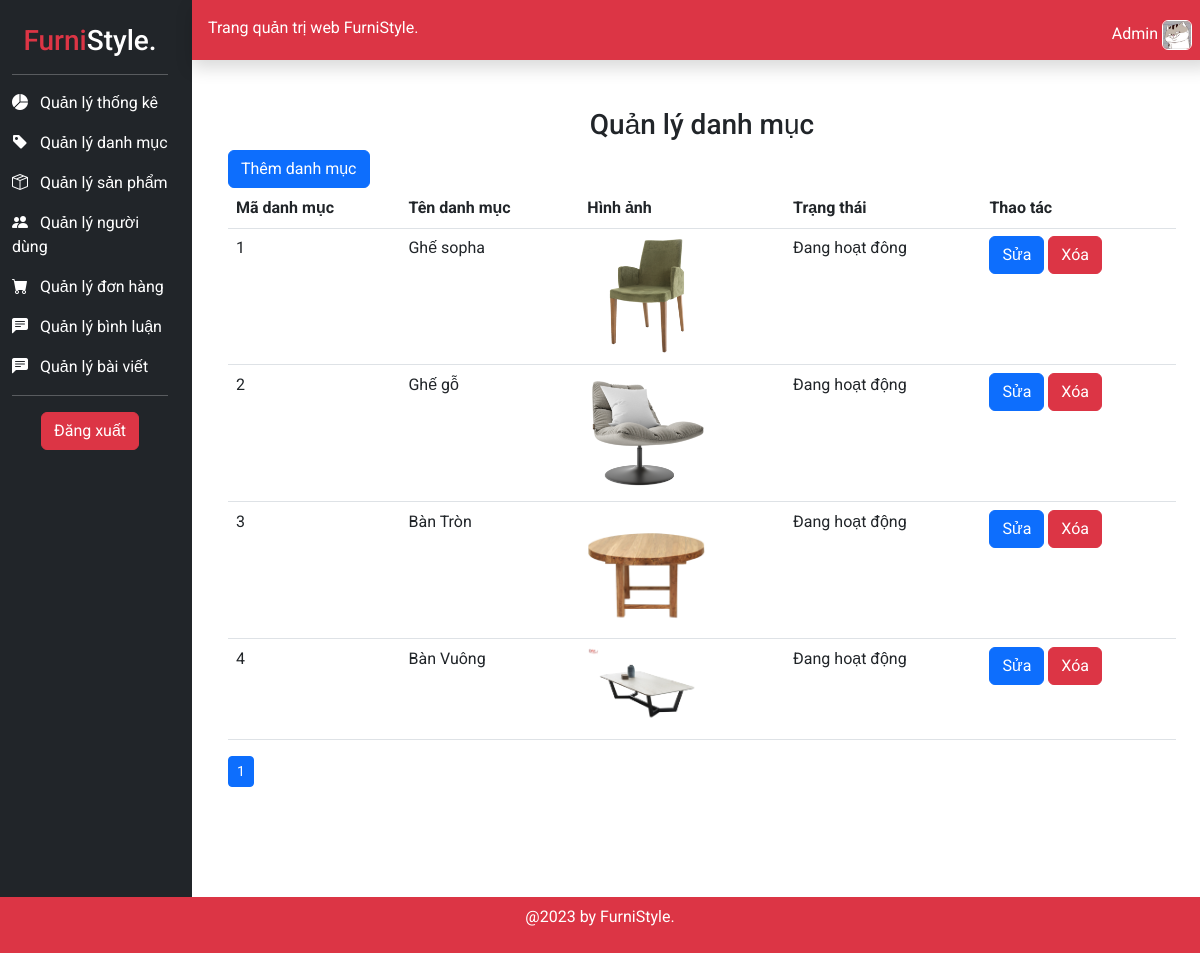
The app's page /admin/index.php?mod=category&act=list with its own data.
### tables this page shows
CREATE TABLE `danhmuc` (
  `id` int(11) NOT NULL,
  `tendanhmuc` varchar(50) NOT NULL,
  `hinhanh` varchar(20) NOT NULL,
  `tinhtrangdm` varchar(30) NOT NULL
);

### model_Dao/pdo.php (called while the page is built, shortened)
<?php
function pdo_get_connection(){
    $dburl = "mysql:host=localhost;dbname=duan1hoanchinh;charset=utf8";
    $username = 'root';
    $password = '';
    $conn = new PDO($dburl, $username, $password);
    $conn->setAttribute(PDO::ATTR_ERRMODE, PDO::ERRMODE_EXCEPTION);
    return $conn;
}
function pdo_query($sql){
    $sql_args = array_slice(func_get_args(), 1);
    try{
        $conn = pdo_get_connection();
        $stmt = $conn->prepare($sql);
        $stmt->execute($sql_args);
        $rows = $stmt->fetchAll();
        return $rows;
    }
    catch(PDOException $e){
        throw $e;
    }
    finally{
        unset($conn);
    }
}
function pdo_query_value($sql){
    $sql_args = array_slice(func_get_args(), 1);
    try{
        $conn = pdo_get_connection();
        $stmt = $conn->prepare($sql);
        $stmt->execute($sql_args);
        $row = $stmt->fetch(PDO::FETCH_ASSOC);
        return array_values($row)[0];
    }
    catch(PDOException $e){
        throw $e;
    }
    finally{
        unset($conn);
    }
}

### model_Dao/category.php (called while the page is built, shortened)
<?php
    include_once 'pdo.php';
    function category_list(){
        $sql="SELECT * FROM danhmuc";
        return pdo_query($sql);
    }
    function count_cate(){
        $sql = "SELECT COUNT(*) FROM danhmuc";
        return pdo_query_value($sql);
    }
    function cate_page($page){
        $start=($page-1)*4;
        $sql = "SELECT cate.* FROM danhmuc cate LIMIT $start, 4";
        return pdo_query($sql);
    }
?>

### admin/admin/views/page_category_list.php (the view)
<div class="p-5 vh-100">
    <h3 class="text-center">Quản lý danh mục</h3>
    <div >
        <a class="btn btn-primary" href="?mod=category&act=add">Thêm danh mục</a>
    </div>
    <table class="table table-hover ">
        <thead>
            <tr>
                <th>Mã danh mục</th>
                <th>Tên danh mục</th>
                <th>Hình ảnh</th>
                <th>Trạng thái</th>
                <th>Thao tác</th>
            </tr>
        </thead>
        <tbody>
            <tr>
            <?php foreach($cate_page as $dm): ?>
            <tr>
                <td><?=$dm['id']?></td>
                <td><?=$dm['tendanhmuc']?></td>
                <td><img src="../furni-1.0.0/images/<?=$dm['hinhanh']?>" width="120px" alt=""></td>
                <td><?=$dm['tinhtrangdm']?></td>
                <td>
                    <a class="btn btn-primary" href="?mod=category&act=edit&id=<?=$dm['id']?>">Sửa</a>
                    <a class="btn btn-danger" href="?mod=category&act=delete&id=<?=$dm['id']?>">Xóa</a>
            </tr>
            <?php endforeach; ?>
        </tbody>
    </table>
    <div class="page_number">
        <?php for($i=1;$i<=$number_page;$i++) :?>
            <a class="btn btn-sm btn-primary btn-minus" href="?mod=category&act=list&page=<?=$i?>"><?=$i?></a>
        <?php endfor ?>
    </div>
</div>

### admin/admin/views/template_header.php (style rules this page uses)
body { font-family: 'Roboto', sans-serif; }

### records on screen
danhmuc: id "1", tendanhmuc "Ghế sopha", hinhanh (picture), tinhtrangdm "Đang hoạt đông"
danhmuc: id "2", tendanhmuc "Ghế gỗ", hinhanh (picture), tinhtrangdm "Đang hoạt động"
danhmuc: id "3", tendanhmuc "Bàn Tròn", hinhanh (picture), tinhtrangdm "Đang hoạt động"
danhmuc: id "4", tendanhmuc "Bàn Vuông", hinhanh (picture), tinhtrangdm "Đang hoạt động"
